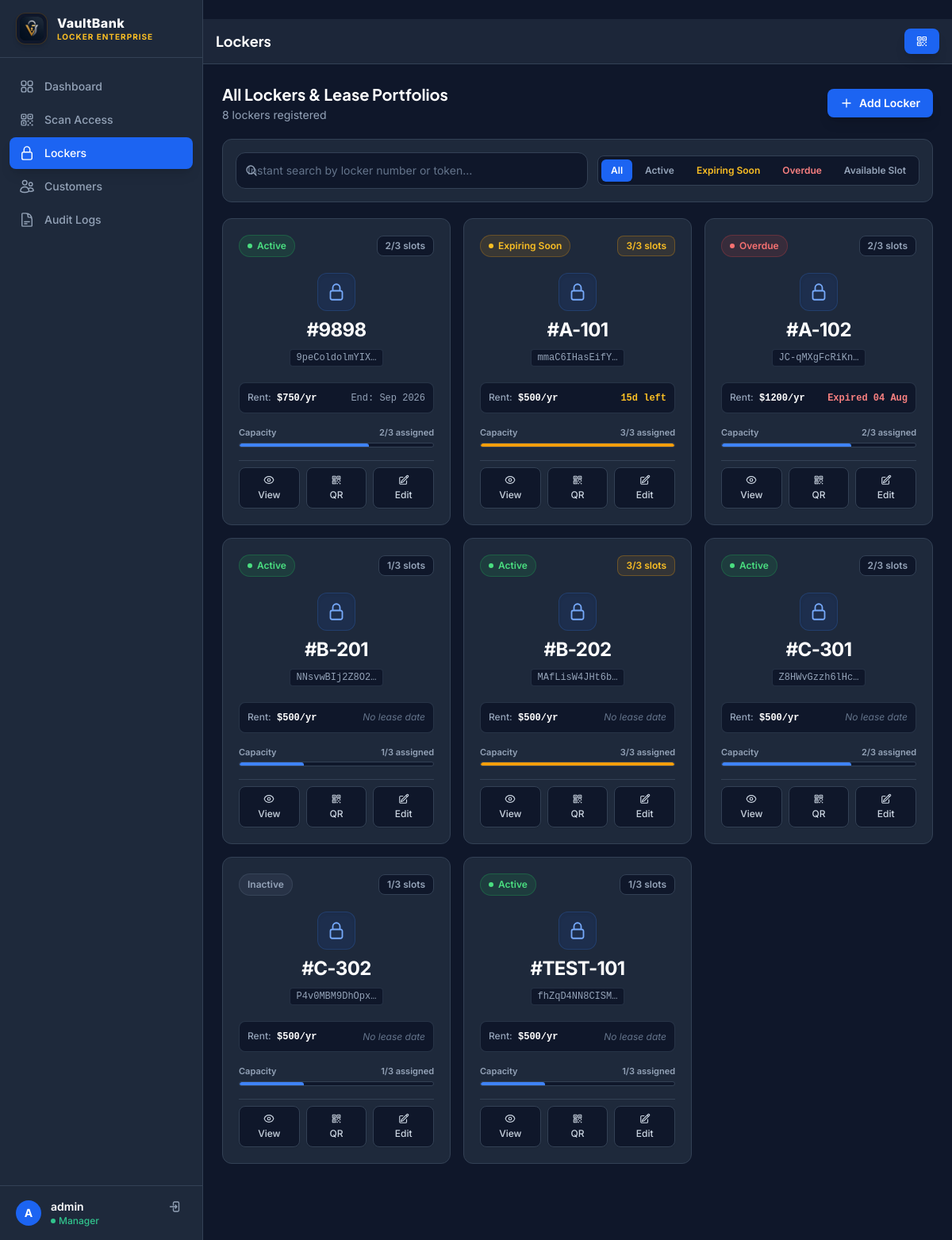
The page /lockers/ (signed in) on the database its author committed.
### lockers/models.py (models this page shows, shortened)
class Locker(models.Model):
    PAYMENT_STATUS_CHOICES = [
        ('paid', 'Paid'),
        ('pending', 'Pending Payment'),
        ('overdue', 'Payment Overdue'),
    ]
    locker_number = models.CharField(max_length=20, unique=True)
    token = models.CharField(
        max_length=100, unique=True,
        default=generate_locker_token,
        editable=False,   # shown read-only in admin/forms
    )
    is_active = models.BooleanField(default=True)
    annual_fee = models.DecimalField(max_digits=10, decimal_places=2, default=500.00, help_text="Annual rent fee")
    lease_start_date = models.DateField(null=True, blank=True, help_text="Start date of lease agreement")
    lease_end_date = models.DateField(null=True, blank=True, help_text="Expiration date of lease agreement")
    payment_status = models.CharField(max_length=20, choices=PAYMENT_STATUS_CHOICES, default='paid')
    @property
    def customer_count(self):
        return LockerUser.objects.filter(locker=self).count()
    @property
    def lease_status(self):
        from django.utils import timezone
        import datetime
        today = timezone.now().date()
        if self.payment_status == 'overdue':
            return 'overdue'
        if self.lease_end_date:
            if self.lease_end_date < today:
                return 'overdue'
            if today <= self.lease_end_date <= (today + datetime.timedelta(days=30)) or self.payment_status == 'pending':
                return 'expiring_soon'
        elif self.payment_status == 'pending':
            return 'expiring_soon'
        return 'current'
    @property
    def days_until_expiration(self):
        from django.utils import timezone
        if self.lease_end_date:
            return (self.lease_end_date - timezone.now().date()).days
        return None
    class Meta:
        ordering = ['locker_number']

### lockers/views.py (the view)
# urls.py: path('lockers/', views.locker_list, name='locker_list'),
@login_required
def locker_list(request):
    query = request.GET.get('q', '')
    lockers = Locker.objects.prefetch_related('locker_users__customer')
    if query:
        lockers = lockers.filter(
            Q(locker_number__icontains=query) | Q(token__icontains=query)
        )
    return render(request, 'lockers/locker_list.html', {'lockers': lockers, 'query': query})

### templates/lockers/locker_list.html (shortened to what this page needs)
﻿{% extends 'lockers/base.html' %}
{% block page_title %}Lockers{% endblock %}
{% block content %}
<div class="space-y-5" x-data="{
       search: '{{ query|escapejs }}',
       statusFilter: '{{ request.GET.lease|default:"all"|escapejs }}',
       get totalCards() {
         return document.querySelectorAll('.locker-card-item').length;
       },
       get visibleCards() {
         return Array.from(document.querySelectorAll('.locker-card-item')).filter(el => el.style.display !== 'none').length;
       },
       matches(name, token, status, isVacant, leaseStatus) {
         const q = this.search.toLowerCase().trim();
         const matchText = !q || name.toLowerCase().includes(q) || token.toLowerCase().includes(q);
         let matchStatus = true;
         if (this.statusFilter === 'active') matchStatus = (status === 'active');
         if (this.statusFilter === 'inactive') matchStatus = (status === 'inactive');
         if (this.statusFilter === 'vacant') matchStatus = (isVacant === 'true');
         if (this.statusFilter === 'expiring_soon') matchStatus = (leaseStatus === 'expiring_soon');
         if (this.statusFilter === 'overdue') matchStatus = (leaseStatus === 'overdue');
         return matchText && matchStatus;
       }
     }">
  <div class="flex flex-col sm:flex-row sm:items-center justify-between gap-4">
    <div>
      <h2 class="text-xl font-bold text-white">All Lockers &amp; Lease Portfolios</h2>
      <p class="text-sm text-slate-400 mt-0.5">
        <span x-text="search || statusFilter !== 'all' ? `Showing ${visibleCards} of ${totalCards} lockers` : '{{ lockers|length }} locker{{ lockers|length|pluralize }} registered'">
        </span>
      </p>
    </div>
    <a href="{% url 'locker_add' %}"
      class="inline-flex items-center gap-2 px-4 py-2 rounded-lg bg-blue-600 hover:bg-blue-700 text-white text-sm font-semibold shadow-lg shadow-blue-500/20 transition-colors shrink-0">
      <svg xmlns="http://www.w3.org/2000/svg" class="w-4 h-4" fill="none" viewBox="0 0 24 24" stroke-width="2" stroke="currentColor">
        <path stroke-linecap="round" stroke-linejoin="round" d="M12 4.5v15m7.5-7.5h-15" />
      </svg>
      Add Locker
    </a>
  </div>
  <div class="bg-[#1E293B] border border-[#334155] rounded-xl p-4 space-y-3">
    <div class="flex flex-col sm:flex-row gap-3 items-stretch sm:items-center justify-between">
      <div class="relative flex-1">
        <input type="text" x-model="search" placeholder="Instant search by locker number or token…"
          class="vb-input pl-9 pr-8" autofocus />
      </div>
      <div class="flex p-1 bg-[#0F172A] border border-[#334155] rounded-lg gap-1 overflow-x-auto shrink-0">
        <button type="button" @click="statusFilter = 'all'"
          :class="statusFilter === 'all' ? 'bg-blue-600 text-white shadow-sm' : 'text-slate-400 hover:text-slate-200'"
          class="px-3 py-1.5 rounded-md text-xs font-semibold transition-all">
          All
        </button>
        <button type="button" @click="statusFilter = 'active'"
          :class="statusFilter === 'active' ? 'bg-blue-600 text-white shadow-sm' : 'text-slate-400 hover:text-slate-200'"
          class="px-3 py-1.5 rounded-md text-xs font-semibold transition-all">
          Active
        </button>
        <button type="button" @click="statusFilter = 'expiring_soon'"
          :class="statusFilter === 'expiring_soon' ? 'bg-amber-600 text-white shadow-sm' : 'text-amber-400 hover:text-amber-300'"
          class="px-3 py-1.5 rounded-md text-xs font-semibold transition-all">
          Expiring Soon
        </button>
        <button type="button" @click="statusFilter = 'overdue'"
          :class="statusFilter === 'overdue' ? 'bg-red-600 text-white shadow-sm' : 'text-red-400 hover:text-red-300'"
          class="px-3 py-1.5 rounded-md text-xs font-semibold transition-all">
          Overdue
        </button>
        <button type="button" @click="statusFilter = 'vacant'"
          :class="statusFilter === 'vacant' ? 'bg-blue-600 text-white shadow-sm' : 'text-slate-400 hover:text-slate-200'"
          class="px-3 py-1.5 rounded-md text-xs font-semibold transition-all">
          Available Slot
        </button>
      </div>
    </div>
  </div>
  {% if lockers %}
  <div class="grid grid-cols-1 sm:grid-cols-2 lg:grid-cols-3 xl:grid-cols-4 gap-4">
    {% for locker in lockers %}
    <div class="locker-card-item card-hover bg-[#1E293B] border border-[#334155] rounded-xl p-5 flex flex-col gap-4"
      x-show="matches('{{ locker.locker_number|escapejs }}', '{{ locker.token|escapejs }}', '{% if locker.is_active %}active{% else %}inactive{% endif %}', '{% if locker.customer_count < 3 %}true{% else %}false{% endif %}', '{{ locker.lease_status }}')"
      x-transition:enter="transition ease-out duration-150" x-transition:enter-start="opacity-0 scale-95"
      x-transition:enter-end="opacity-100 scale-100">
      <div class="flex items-center justify-between">
        {% if locker.lease_status == 'overdue' %}
        <span class="badge-red"><span class="dot-pulse"></span> Overdue</span>
        {% elif locker.lease_status == 'expiring_soon' %}
        <span class="badge-amber"><span class="dot-pulse"></span> Expiring Soon</span>
        {% elif locker.is_active %}
        <span class="badge-green"><span class="dot-pulse"></span> Active</span>
        {% else %}
        <span class="badge-slate">Inactive</span>
        {% endif %}
        <span class="text-xs font-semibold px-2.5 py-1 rounded-lg border {% if locker.customer_count == 3 %}bg-amber-500/10 border-amber-500/30 text-amber-400{% else %}bg-[#0F172A] border-[#334155] text-slate-400{% endif %}">
          {{ locker.customer_count }}/3 slots
        </span>
      </div>
      <div class="flex flex-col items-center gap-2 py-1">
        <div class="w-12 h-12 rounded-xl bg-blue-600/10 border border-blue-500/20 flex items-center justify-center shadow-inner">
        </div>
        <span class="text-2xl font-bold text-white tracking-tight">#{{ locker.locker_number }}</span>
        <span class="text-xs text-slate-400 font-mono select-all bg-[#0F172A] px-2 py-0.5 rounded border border-[#334155]/60">{{ locker.token|truncatechars:14 }}</span>
      </div>
      <div class="p-2.5 rounded-lg bg-[#0F172A] border border-[#334155]/70 flex items-center justify-between text-xs">
        <div>
          <span class="text-slate-400 font-medium">Rent:</span>
          <strong class="text-white font-mono ml-1">${{ locker.annual_fee|floatformat:0 }}/yr</strong>
        </div>
        <div class="text-right">
          {% if locker.lease_end_date %}
            {% if locker.lease_status == 'overdue' %}
            <span class="text-red-400 font-semibold font-mono">Expired {{ locker.lease_end_date|date:"d M" }}</span>
            {% elif locker.lease_status == 'expiring_soon' %}
            <span class="text-amber-400 font-semibold font-mono">{{ locker.days_until_expiration }}d left</span>
            {% else %}
            <span class="text-slate-400 font-mono">End: {{ locker.lease_end_date|date:"M Y" }}</span>
            {% endif %}
          {% else %}
          <span class="text-slate-500 italic">No lease date</span>
          {% endif %}
        </div>
      </div>
      <div>
        <div class="flex justify-between text-[11px] font-semibold text-slate-400 mb-1">
          <span>Capacity</span>
          <span>{{ locker.customer_count }}/3 assigned</span>
        </div>
        <div class="w-full bg-[#0F172A] rounded-full h-1.5 border border-[#334155] overflow-hidden">
          {% if locker.customer_count == 3 %}
          <div class="h-1.5 rounded-full bg-amber-500 w-full transition-all"></div>
          {% elif locker.customer_count == 2 %}
          <div class="h-1.5 rounded-full bg-blue-500 w-2/3 transition-all"></div>
          {% elif locker.customer_count == 1 %}
          <div class="h-1.5 rounded-full bg-blue-500 w-1/3 transition-all"></div>
          {% else %}
          <div class="h-1.5 rounded-full bg-slate-700 w-0 transition-all"></div>
          {% endif %}
        </div>
      </div>
      <div class="grid grid-cols-3 gap-2 pt-2 border-t border-[#334155]">
        <a href="{% url 'locker_detail' locker.pk %}"
          class="flex flex-col items-center justify-center gap-1 py-2 rounded-lg bg-[#0F172A] hover:bg-blue-600 text-slate-300 hover:text-white text-xs font-medium border border-[#334155] hover:border-transparent transition-all shadow-sm">
          View
        </a>
        <a href="https://api.qrserver.com/v1/create-qr-code/?data={{ locker.token }}&size=400x400&bgcolor=ffffff&color=000000&margin=20"
          target="_blank"
          class="flex flex-col items-center justify-center gap-1 py-2 rounded-lg bg-[#0F172A] hover:bg-blue-600 text-slate-300 hover:text-white text-xs font-medium border border-[#334155] hover:border-transparent transition-all shadow-sm">
          QR
        </a>
        <a href="{% url 'locker_edit' locker.pk %}"
          class="flex flex-col items-center justify-center gap-1 py-2 rounded-lg bg-[#0F172A] hover:bg-blue-600 text-slate-300 hover:text-white text-xs font-medium border border-[#334155] hover:border-transparent transition-all shadow-sm">
          Edit
        </a>
      </div>
    </div>
    {% endfor %}
  </div>
  {% endif %}
</div>
{% endblock %}

### templates/lockers/base.html (shortened to what this page needs)
{% load static %}
<!DOCTYPE html>
<html lang="en" class="dark">
<head>
  <script src="https://cdn.tailwindcss.com"></script>
  <link href="https://cdn.jsdelivr.net/npm/flowbite@2.3.0/dist/flowbite.min.css" rel="stylesheet" />
  <link rel="stylesheet" href="{% static 'css/style.css' %}" />
  <link rel="stylesheet" href="{% static 'css/responsive.css' %}" />
</head>
<body class="bg-[#0F172A] text-slate-100 antialiased" x-data>
<aside id="sidebar"
  class="fixed inset-y-0 left-0 z-50 w-64 bg-[#1E293B] border-r border-[#334155] flex-col hidden lg:flex">
  <div class="flex items-center gap-3 px-5 py-4 border-b border-[#334155]">
    <img src="{% static 'img/logo.png' %}" alt="VaultBank Logo" class="w-10 h-10 rounded-xl object-contain bg-[#0F172A] border border-amber-500/20 p-1 shadow-md shadow-amber-500/10 shrink-0" />
    <div>
      <span class="font-extrabold text-base leading-tight tracking-wide text-white block">VaultBank</span>
      <span class="text-[10px] font-bold tracking-widest text-amber-400 uppercase block">Locker Enterprise</span>
    </div>
  </div>
  <nav class="flex-1 overflow-y-auto px-3 py-4 space-y-0.5">
    <a href="{% url 'dashboard' %}"
      class="group flex items-center gap-3 px-3 py-2.5 rounded-lg text-sm font-medium transition-all duration-150
      {% if request.resolver_match.url_name == 'dashboard' %}bg-blue-600 text-white shadow-lg shadow-blue-500/20{% else %}text-slate-400 hover:bg-slate-800 hover:text-slate-100{% endif %}">
      Dashboard
    </a>
    <a href="{% url 'scan_token' %}"
      class="group flex items-center gap-3 px-3 py-2.5 rounded-lg text-sm font-medium transition-all duration-150
      {% if request.resolver_match.url_name == 'scan_token' or request.resolver_match.url_name == 'scan_checkin' %}bg-blue-600 text-white shadow-lg shadow-blue-500/20{% else %}text-slate-400 hover:bg-slate-800 hover:text-slate-100{% endif %}">
      Scan Access
    </a>
    <a href="{% url 'locker_list' %}"
      class="group flex items-center gap-3 px-3 py-2.5 rounded-lg text-sm font-medium transition-all duration-150
      {% if 'locker' in request.resolver_match.url_name %}bg-blue-600 text-white shadow-lg shadow-blue-500/20{% else %}text-slate-400 hover:bg-slate-800 hover:text-slate-100{% endif %}">
      Lockers
    </a>
    <a href="{% url 'customer_list' %}"
      class="group flex items-center gap-3 px-3 py-2.5 rounded-lg text-sm font-medium transition-all duration-150
      {% if 'customer' in request.resolver_match.url_name %}bg-blue-600 text-white shadow-lg shadow-blue-500/20{% else %}text-slate-400 hover:bg-slate-800 hover:text-slate-100{% endif %}">
      Customers
    </a>
    <a href="{% url 'access_log' %}"
      class="group flex items-center gap-3 px-3 py-2.5 rounded-lg text-sm font-medium transition-all duration-150
      {% if request.resolver_match.url_name == 'access_log' %}bg-blue-600 text-white shadow-lg shadow-blue-500/20{% else %}text-slate-400 hover:bg-slate-800 hover:text-slate-100{% endif %}">
      Audit Logs
    </a>
  </nav>
  {% if user.is_authenticated %}
  <div class="px-3 py-3 border-t border-[#334155]">
    <div class="flex items-center gap-3 px-2">
      <div class="w-8 h-8 rounded-full bg-blue-600 text-white font-bold text-sm flex items-center justify-center shrink-0">
        {{ user.username|first|upper }}
      </div>
      <div class="flex-1 min-w-0">
        <p class="text-sm font-semibold text-white truncate">{{ user.username }}</p>
        <p class="text-xs text-green-400 font-medium flex items-center gap-1">
          <span class="dot-pulse text-green-400"></span> Manager
        </p>
      </div>
      <form method="POST" action="{% url 'logout' %}">
        <button type="submit" title="Sign Out"
          class="p-1.5 rounded-lg text-slate-400 hover:text-red-400 hover:bg-red-500/10 transition-colors">
        </button>
      </form>
    </div>
  </div>
  {% endif %}
</aside>
<div x-data="{ open: false }" @keydown.escape.window="open = false" id="mobileSidebarWrapper">
  <div class="lg:pl-64 flex flex-col min-h-screen">
    <header id="topbar" class="sticky top-0 z-30 bg-[#1E293B]/90 backdrop-blur border-b border-[#334155] px-4 sm:px-6 py-3 flex items-center justify-between gap-4">
      <div class="flex items-center gap-3">
        <h1 class="text-base sm:text-lg font-bold text-white">{% block page_title %}Dashboard{% endblock %}</h1>
      </div>
      <div class="flex items-center gap-2">
        <a href="{% url 'scan_token' %}"
          class="flex items-center gap-2 px-3.5 py-2 bg-blue-600 hover:bg-blue-700 text-white text-sm font-semibold rounded-lg shadow-lg shadow-blue-500/25 transition-colors">
        </a>
      </div>
    </header>
    <main class="flex-1 p-4 sm:p-6">
      {% block content %}{% endblock %}
    </main>
  </div>
</div>
</body>
</html>

### rows shown on the page
Locker: payment_status "paid" (drawn), customer_count "2", locker_number "9898", token "9peColdolmYIX…", annual_fee "750", lease_end_date "Sep 2026"
Locker: payment_status "pending" (drawn), customer_count "3", locker_number "A-101", token "mmaC6IHasEifY…", annual_fee "500", days_until_expiration "15"
Locker: payment_status "overdue" (drawn), customer_count "2", locker_number "A-102", token "JC-qMXgFcRiKn…", annual_fee "1200", lease_end_date "04 Aug"
Locker: payment_status "paid" (drawn), customer_count "1", locker_number "B-201", token "NNsvwBIj2Z8O2…", annual_fee "500", shows "No lease date"
Locker: payment_status "paid" (drawn), customer_count "3", locker_number "B-202", token "MAfLisW4JHt6b…", annual_fee "500", shows "No lease date"
Locker: payment_status "paid" (drawn), customer_count "2", locker_number "C-301", token "Z8HWvGzzh6lHc…", annual_fee "500", shows "No lease date"
Locker: payment_status "Inactive", customer_count "1", locker_number "C-302", token "P4v0MBM9DhOpx…", annual_fee "500", shows "No lease date"
Locker: payment_status "paid" (drawn), customer_count "1", locker_number "TEST-101", token "fhZqD4NN8CISM…", annual_fee "500", shows "No lease date"

### other values the page prints
{{ user.username|first|upper }} "A"
{{ user.username }} "admin"
